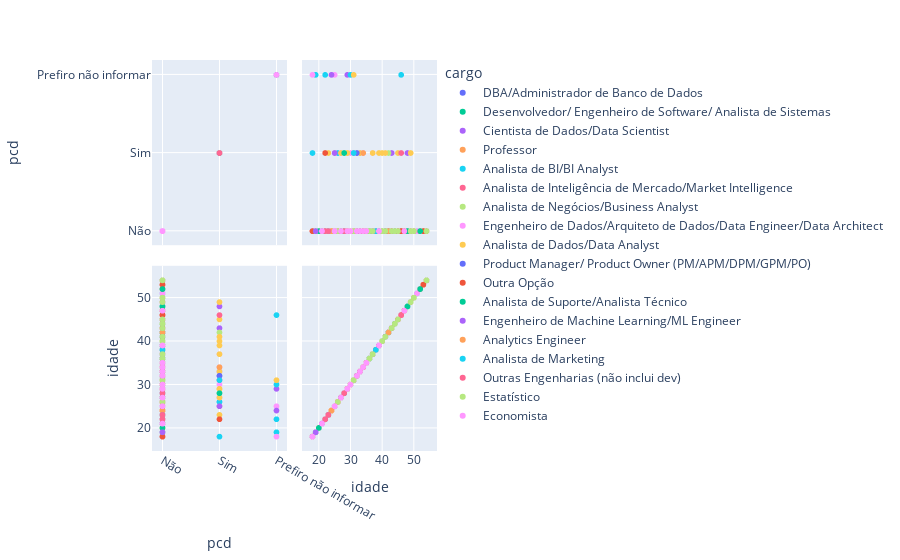

Notebook cell for this chart:
### Code cell
grafico = px.scatter_matrix(base_cargo, dimensions=['pcd', 'idade'], color='cargo')
grafico.show()

### Figure 1 — Plotly figure (JSON) as saved in the notebook; plotly's stock layout.template omitted (floating-point values rounded to 4 significant figures; data arrays with more than 128 entries replaced by an {"elided": "..."} marker saying what was removed)
{"data": [{"dimensions": [{"axis": {"matches": true}, "label": "pcd", "values": ["Não", "Não", "Não", "Não", "Não", "Não", "Não", "Não", "Não", "Não", "Não", "Não"]}, {"axis": {"matches": true}, "label": "idade", "values": [39, 30, 29, 37, 43, 33, 41, 54, 18, 32, 40, 29]}], "hovertemplate": "cargo=DBA/Administrador de Banco de Dados<br>%{xaxis.title.text}=%{x}<br>%{yaxis.title.text}=%{y}<extra></extra>", "legendgroup": "DBA/Administrador de Banco de Dados", "marker": {"color": "#636efa", "symbol": "circle"}, "name": "DBA/Administrador de Banco de Dados", "showlegend": true, "type": "splom"}, {"dimensions": [{"axis": {"matches": true}, "label": "pcd", "values": ["Não", "Não", "Não", "Não", "Não", "Não", "Não", "Não", "Não", "Não", "Não", "Não", "Não", "Não", "Não", "Não", "Não", "Não", "Não", "Não", "Não", "Não", "Não", "Não", "Não", "Não", "Não", "Não", "Não", "Não", "Não", "Não", "Não", "Não", "Não", "Não", "Não", "Não", "Não", "Não", "Não", "Não", "Não", "Não", "Não", "Não", "Não", "Não", "Não", "Não", "Não", "Não", "Não", "Não", "Não", "Não", "Não", "Não", "Não", "Não", "Não", "Não", "Não", "Não", "Não", "Não", "Não", "Não", "Não", "Não", "Não", "Não", "Não", "Não", "Não", "Não", "Não", "Não", "Não", "Não", "Não", "Não", "Não", "Não", "Não", "Não", "Não", "Não", "Não", "Não", "Não", "Não", "Não", "Não", "Não", "Não", "Não", "Não", "Não", "Não", "Não", "Não", "Não", "Não", "Não", "Não"]}, {"axis": {"matches": true}, "label": "idade", "values": [53, 46, 31, 27, 33, 42, 26, 29, 31, 43, null, 52, 19, 43, 43, 44, 48, 21, 49, 40, 50, 30, 32, 38, 24, 30, 25, 27, 36, 50, 47, 27, 39, 31, 27, 29, 23, 27, 30, 24, 41, 25, 45, 22, 29, 27, 42, 33, 41, 23, 22, 25, 44, 23, 19, 23, 26, 26, 41, 27, 22, 46, 48, 34, 37, 23, 25, 43, 25, 27, 36, 34, 37, 48, 32, 30, 33, 22, 27, 36, 26, 26, 33, 35, 32, null, 31, 28, 34, 43, 27, 47, 46, 36, 22, 29, 23, 25, 54, 48, 31, null, 30, 21, 43, 43]}], "hovertemplate": "cargo=Desenvolvedor/ Engenheiro de Software/ Analista de Sistemas<br>%{xaxis.title.text}=%{x}<br>%{yaxis.title.text}=%{y}<extra></extra>", "legendgroup": "Desenvolvedor/ Engenheiro de Software/ Analista de Sistemas", "marker": {"color": "#00cc96", "symbol": "circle"}, "name": "Desenvolvedor/ Engenheiro de Software/ Analista de Sistemas", "showlegend": true, "type": "splom"}, {"dimensions": [{"axis": {"matches": true}, "label": "pcd", "values": {"elided": "556 str values"}}, {"axis": {"matches": true}, "label": "idade", "values": {"elided": "556 int values"}}], "hovertemplate": "cargo=Cientista de Dados/Data Scientist<br>%{xaxis.title.text}=%{x}<br>%{yaxis.title.text}=%{y}<extra></extra>", "legendgroup": "Cientista de Dados/Data Scientist", "marker": {"color": "#ab63fa", "symbol": "circle"}, "name": "Cientista de Dados/Data Scientist", "showlegend": true, "type": "splom"}, {"dimensions": [{"axis": {"matches": true}, "label": "pcd", "values": ["Não", "Não", "Não", "Não", "Não", "Não", "Não", "Não", "Não", "Não", "Não", "Não", "Não", "Não", "Não", "Não", "Não", "Não", "Não", "Não", "Não", "Não", "Não"]}, {"axis": {"matches": true}, "label": "idade", "values": [32, null, 22, 34, 26, 37, 25, 38, 33, 45, 24, 27, 21, 40, 28, 26, 47, 46, null, 35, 49, 30, 49]}], "hovertemplate": "cargo=Professor<br>%{xaxis.title.text}=%{x}<br>%{yaxis.title.text}=%{y}<extra></extra>", "legendgroup": "Professor", "marker": {"color": "#FFA15A", "symbol": "circle"}, "name": "Professor", "showlegend": true, "type": "splom"}, {"dimensions": [{"axis": {"matches": true}, "label": "pcd", "values": {"elided": "378 str values"}}, {"axis": {"matches": true}, "label": "idade", "values": {"elided": "378 int values"}}], "hovertemplate": "cargo=Analista de BI/BI Analyst<br>%{xaxis.title.text}=%{x}<br>%{yaxis.title.text}=%{y}<extra></extra>", "legendgroup": "Analista de BI/BI Analyst", "marker": {"color": "#19d3f3", "symbol": "circle"}, "name": "Analista de BI/BI Analyst", "showlegend": true, "type": "splom"}, {"dimensions": [{"axis": {"matches": true}, "label": "pcd", "values": ["Não", "Não", "Não", "Não", "Não", "Não", "Não", "Não", "Não", "Não", "Não", "Não", "Não", "Não", "Não", "Não", "Não", "Não", "Não", "Não", "Não", "Não", "Não", "Não", "Não", "Não", "Não", "Não", "Não"]}, {"axis": {"matches": true}, "label": "idade", "values": [33, 31, 29, 34, 32, 27, 28, 29, 24, 53, 26, 28, 20, 27, 22, 34, 21, 34, 36, 31, 36, 26, 37, 24, 33, 24, 23, 40, 23]}], "hovertemplate": "cargo=Analista de Inteligência de Mercado/Market Intelligence<br>%{xaxis.title.text}=%{x}<br>%{yaxis.title.text}=%{y}<extra></extra>", "legendgroup": "Analista de Inteligência de Mercado/Market Intelligence", "marker": {"color": "#FF6692", "symbol": "circle"}, "name": "Analista de Inteligência de Mercado/Market Intelligence", "showlegend": true, "type": "splom"}, {"dimensions": [{"axis": {"matches": true}, "label": "pcd", "values": ["Não", "Não", "Não", "Não", "Não", "Não", "Não", "Não", "Não", "Não", "Não", "Não", "Não", "Não", "Não", "Não", "Não", "Não", "Não", "Não", "Não", "Não", "Não", "Não", "Não", "Não", "Não", "Não", "Não", "Não", "Não", "Não", "Não", "Não", "Não", "Não", "Não", "Não", "Não", "Não", "Não", "Não", "Não", "Não", "Não", "Não", "Não", "Não", "Não", "Não", "Não", "Não", "Não", "Não", "Não", "Não", "Não", "Não", "Não", "Não", "Não", "Não", "Não", "Não", "Não", "Não", "Sim", "Não", "Não", "Não", "Não", "Não", "Não", "Não", "Não", "Não", "Não", "Não", "Não", "Não", "Não", "Não", "Não", "Não", "Não", "Não", "Não", "Não", "Não", "Não", "Não", "Não", "Não", "Não", "Não", "Não", "Não", "Não", "Não", "Não", "Não", "Não", "Não", "Não", "Não", "Não", "Não", "Não", "Não", "Não", "Não", "Não", "Não", "Não", "Não", "Não", "Não", "Não", "Não", "Não", "Não", "Não", "Não"]}, {"axis": {"matches": true}, "label": "idade", "values": [24, 35, 27, 30, 31, 34, 27, 27, 35, 31, 29, 33, 36, 35, 33, 27, 46, 30, 26, 30, 27, 26, 35, 26, 25, 22, 35, 37, 31, 27, 28, 37, 22, 38, 28, 54, 30, 24, 28, 47, 27, 27, 25, 32, 38, 39, 39, 30, 31, 36, 38, 26, 25, 24, 32, 23, 25, 27, 28, 31, 27, 30, 35, 22, 29, 23, 42, 34, 26, 31, 30, 22, 27, 24, 32, 44, 36, 50, 23, 25, 25, 31, 28, 39, 30, 29, 24, 26, 37, 30, 26, 31, 23, 35, null, 35, 21, 30, 29, null, 29, 34, 33, 30, 39, 42, 28, 23, 24, 25, 47, 28, 32, 35, 27, 32, 26, 45, 29, 27, 28, 33, 28]}], "hovertemplate": "cargo=Analista de Negócios/Business Analyst<br>%{xaxis.title.text}=%{x}<br>%{yaxis.title.text}=%{y}<extra></extra>", "legendgroup": "Analista de Negócios/Business Analyst", "marker": {"color": "#B6E880", "symbol": "circle"}, "name": "Analista de Negócios/Business Analyst", "showlegend": true, "type": "splom"}, {"dimensions": [{"axis": {"matches": true}, "label": "pcd", "values": {"elided": "490 str values"}}, {"axis": {"matches": true}, "label": "idade", "values": {"elided": "490 int values"}}], "hovertemplate": "cargo=Engenheiro de Dados/Arquiteto de Dados/Data Engineer/Data Architect<br>%{xaxis.title.text}=%{x}<br>%{yaxis.title.text}=%{y}<extra></extra>", "legendgroup": "Engenheiro de Dados/Arquiteto de Dados/Data Engineer/Data Architect", "marker": {"color": "#FF97FF", "symbol": "circle"}, "name": "Engenheiro de Dados/Arquiteto de Dados/Data Engineer/Data Architect", "showlegend": true, "type": "splom"}, {"dimensions": [{"axis": {"matches": true}, "label": "pcd", "values": {"elided": "639 str values"}}, {"axis": {"matches": true}, "label": "idade", "values": {"elided": "639 int values"}}], "hovertemplate": "cargo=Analista de Dados/Data Analyst<br>%{xaxis.title.text}=%{x}<br>%{yaxis.title.text}=%{y}<extra></extra>", "legendgroup": "Analista de Dados/Data Analyst", "marker": {"color": "#FECB52", "symbol": "circle"}, "name": "Analista de Dados/Data Analyst", "showlegend": true, "type": "splom"}, {"dimensions": [{"axis": {"matches": true}, "label": "pcd", "values": ["Não", "Não", "Não", "Não", "Não", "Não", "Não", "Não", "Não", "Não", "Não", "Não", "Não", "Não", "Não", "Não", "Não", "Não", "Não", "Não", "Não", "Não", "Não", "Não", "Não", "Não", "Não", "Não", "Sim", "Não", "Não", "Não", "Não", "Não", "Não", "Não", "Não", "Não", "Não", "Não", "Não", "Não", "Não", "Não", "Não", "Não", "Não", "Não", "Não", "Sim", "Não"]}, {"axis": {"matches": true}, "label": "idade", "values": [26, 29, 25, 34, 31, 25, 24, 38, 26, 44, 34, 28, 35, 41, 24, 38, 31, 27, 30, 25, 28, 30, 37, 37, 23, 33, 46, 41, 32, 30, 36, 26, 21, 39, 42, 30, 31, 32, 29, 39, 31, 21, 34, 31, 35, 33, 31, 36, 27, 32, 28]}], "hovertemplate": "cargo=Product Manager/ Product Owner (PM/APM/DPM/GPM/PO)<br>%{xaxis.title.text}=%{x}<br>%{yaxis.title.text}=%{y}<extra></extra>", "legendgroup": "Product Manager/ Product Owner (PM/APM/DPM/GPM/PO)", "marker": {"color": "#636efa", "symbol": "circle"}, "name": "Product Manager/ Product Owner (PM/APM/DPM/GPM/PO)", "showlegend": true, "type": "splom"}, {"dimensions": [{"axis": {"matches": true}, "label": "pcd", "values": {"elided": "281 str values"}}, {"axis": {"matches": true}, "label": "idade", "values": {"elided": "281 int values"}}], "hovertemplate": "cargo=Outra Opção<br>%{xaxis.title.text}=%{x}<br>%{yaxis.title.text}=%{y}<extra></extra>", "legendgroup": "Outra Opção", "marker": {"color": "#EF553B", "symbol": "circle"}, "name": "Outra Opção", "showlegend": true, "type": "splom"}, {"dimensions": [{"axis": {"matches": true}, "label": "pcd", "values": ["Não", "Não", "Não", "Não", "Não", "Não", "Não", "Não", "Não", "Não", "Sim", "Não", "Não", "Não", "Não", "Não", "Não", "Não", "Não", "Não", "Não", "Não", "Prefiro não informar", "Não", "Não", "Não", "Não", "Não", "Não", "Não", "Não", "Não", "Não", "Não", "Não", "Não", "Não", "Não", "Não", "Não", "Não", "Não", "Não", "Não", "Não", "Não", "Não", "Não", "Não", "Não", "Não", "Não", "Não", "Não", "Não", "Não", "Não", "Não", "Não", "Não", "Não", "Não", "Não", "Não", "Não", "Não", "Não", "Não", "Não", "Não", "Não", "Não"]}, {"axis": {"matches": true}, "label": "idade", "values": [40, 37, 33, 34, 32, 37, 29, 25, 20, 25, 28, 28, 38, 32, 19, 34, 32, 39, 39, 37, 34, 42, null, 48, 42, 44, 31, 31, 42, 27, 21, 25, 30, 26, 38, 27, 39, 39, 34, 25, 41, 36, 35, 39, 52, 36, 44, 32, 26, 32, null, 41, 38, 27, 27, 32, 32, 48, 41, 39, 29, 29, 24, 31, 22, 31, 32, 30, 36, 27, 28, 23]}], "hovertemplate": "cargo=Analista de Suporte/Analista Técnico<br>%{xaxis.title.text}=%{x}<br>%{yaxis.title.text}=%{y}<extra></extra>", "legendgroup": "Analista de Suporte/Analista Técnico", "marker": {"color": "#00cc96", "symbol": "circle"}, "name": "Analista de Suporte/Analista Técnico", "showlegend": true, "type": "splom"}, {"dimensions": [{"axis": {"matches": true}, "label": "pcd", "values": ["Não", "Não", "Não", "Não", "Não", "Não", "Não", "Não", "Não", "Não", "Não", "Não", "Não", "Não", "Não", "Não", "Não", "Não", "Não", "Não", "Não", "Não", "Não", "Não", "Não", "Não", "Não", "Não", "Não", "Não", "Não", "Não", "Não", "Não", "Não", "Não", "Não", "Não", "Não", "Não", "Não", "Não", "Não", "Não", "Não", "Não", "Não", "Não", "Não", "Não", "Não", "Não", "Não", "Não", "Prefiro não informar", "Não", "Não", "Não", "Não", "Sim", "Não", "Não", "Não", "Não", "Não", "Não", "Não", "Não", "Não"]}, {"axis": {"matches": true}, "label": "idade", "values": [24, 28, 31, 34, 34, 31, 23, 31, 31, 32, 31, 32, 30, 26, 41, 33, 33, 22, 28, 29, 29, 37, 23, 28, 30, 37, 33, 27, 27, 30, 26, 28, 38, 28, 27, 31, 31, 33, 23, 30, 33, 30, 26, 23, 40, 28, 30, 27, 19, 25, 27, 29, 35, 27, 24, 23, 39, 38, 28, 25, 28, 25, 32, 39, 27, 21, 29, 32, 25]}], "hovertemplate": "cargo=Engenheiro de Machine Learning/ML Engineer<br>%{xaxis.title.text}=%{x}<br>%{yaxis.title.text}=%{y}<extra></extra>", "legendgroup": "Engenheiro de Machine Learning/ML Engineer", "marker": {"color": "#ab63fa", "symbol": "circle"}, "name": "Engenheiro de Machine Learning/ML Engineer", "showlegend": true, "type": "splom"}, {"dimensions": [{"axis": {"matches": true}, "label": "pcd", "values": ["Não", "Não", "Não", "Não", "Não", "Não", "Não", "Não", "Não", "Não", "Não", "Não", "Não", "Não", "Não", "Não", "Não", "Não", "Não", "Não", "Não", "Não", "Não", "Não", "Não", "Não", "Não", "Não", "Não", "Não", "Não", "Não", "Não", "Não", "Não", "Não", "Não", "Não", "Não", "Não", "Não", "Sim", "Não", "Não", "Não", "Não", "Não", "Não", "Não", "Não", "Não", "Não", "Não", "Não", "Não", "Não", "Não", "Não", "Não", "Não", "Não", "Não", "Não", "Não", "Não", "Não", "Não", "Não", "Não", "Não"]}, {"axis": {"matches": true}, "label": "idade", "values": [31, 33, 24, 23, 42, 27, 24, 26, 29, 35, 31, 34, 38, 28, 24, 24, 32, 37, 26, 28, 26, 30, 34, 37, 27, 31, 27, 40, 27, 30, 34, 26, 29, 27, 22, 23, 22, 30, 22, 25, 29, 34, 28, 27, 30, 29, 28, 34, 26, 24, 27, 26, 26, 32, 26, 35, 36, 25, 34, 28, 25, 26, 24, 25, 29, 34, 31, 30, 26, 35]}], "hovertemplate": "cargo=Analytics Engineer<br>%{xaxis.title.text}=%{x}<br>%{yaxis.title.text}=%{y}<extra></extra>", "legendgroup": "Analytics Engineer", "marker": {"color": "#FFA15A", "symbol": "circle"}, "name": "Analytics Engineer", "showlegend": true, "type": "splom"}, {"dimensions": [{"axis": {"matches": true}, "label": "pcd", "values": ["Não", "Não", "Não", "Sim", "Não", "Não", "Não", "Não", "Não", "Não", "Não", "Não", "Não", "Não", "Não", "Não", "Não", "Não", "Não"]}, {"axis": {"matches": true}, "label": "idade", "values": [21, 28, 23, 31, 25, 28, 22, 22, 37, 32, 23, 27, 25, 27, 36, 27, 38, 35, 28]}], "hovertemplate": "cargo=Analista de Marketing<br>%{xaxis.title.text}=%{x}<br>%{yaxis.title.text}=%{y}<extra></extra>", "legendgroup": "Analista de Marketing", "marker": {"color": "#19d3f3", "symbol": "circle"}, "name": "Analista de Marketing", "showlegend": true, "type": "splom"}, {"dimensions": [{"axis": {"matches": true}, "label": "pcd", "values": ["Sim", "Não", "Não", "Não", "Não", "Não", "Não", "Não", "Não", "Não", "Não", "Não", "Não", "Não", "Não", "Não", "Não", "Não", "Não", "Não", "Não", "Não", "Não", "Não", "Não", "Não", "Não", "Não"]}, {"axis": {"matches": true}, "label": "idade", "values": [46, 35, 39, 32, 31, 26, 29, 27, 29, 37, 34, 26, 22, 22, 26, 49, 25, 35, 30, 23, 30, 32, 31, null, 30, 30, 45, 28]}], "hovertemplate": "cargo=Outras Engenharias (não inclui dev)<br>%{xaxis.title.text}=%{x}<br>%{yaxis.title.text}=%{y}<extra></extra>", "legendgroup": "Outras Engenharias (não inclui dev)", "marker": {"color": "#FF6692", "symbol": "circle"}, "name": "Outras Engenharias (não inclui dev)", "showlegend": true, "type": "splom"}, {"dimensions": [{"axis": {"matches": true}, "label": "pcd", "values": ["Não", "Não", "Não", "Não", "Não", "Não", "Não", "Não", "Não", "Não", "Não", "Não", "Não", "Não", "Não", "Não", "Não", "Não", "Não"]}, {"axis": {"matches": true}, "label": "idade", "values": [54, 44, 36, 40, 50, 40, 30, 43, 26, 45, 44, 31, 35, 31, 49, 41, 37, 50, 30]}], "hovertemplate": "cargo=Estatístico<br>%{xaxis.title.text}=%{x}<br>%{yaxis.title.text}=%{y}<extra></extra>", "legendgroup": "Estatístico", "marker": {"color": "#B6E880", "symbol": "circle"}, "name": "Estatístico", "showlegend": true, "type": "splom"}, {"dimensions": [{"axis": {"matches": true}, "label": "pcd", "values": ["Não", "Não", "Não", "Não", "Não", "Não", "Não", "Prefiro não informar", "Não", "Não", "Não", "Não", "Não", "Não", "Não", "Não"]}, {"axis": {"matches": true}, "label": "idade", "values": [29, 34, 27, 39, 35, 25, 25, 18, 33, 30, 21, 39, 32, 47, 25, 21]}], "hovertemplate": "cargo=Economista<br>%{xaxis.title.text}=%{x}<br>%{yaxis.title.text}=%{y}<extra></extra>", "legendgroup": "Economista", "marker": {"color": "#FF97FF", "symbol": "circle"}, "name": "Economista", "showlegend": true, "type": "splom"}], "layout": {"dragmode": "select", "legend": {"title": {"text": "cargo"}, "tracegroupgap": 0}, "margin": {"t": 60}}}
